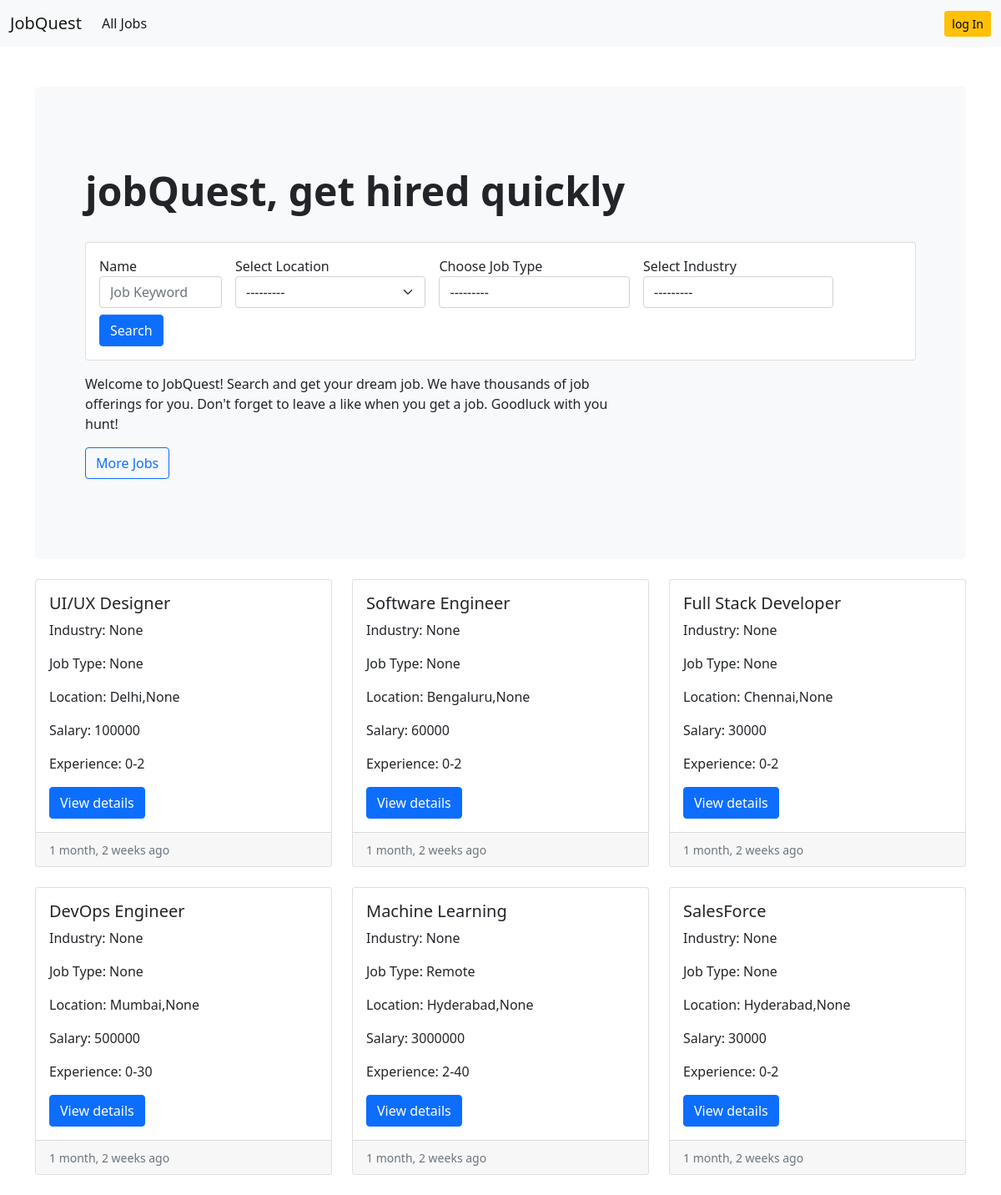
The page / on the database its author committed.
### job/models.py (models this page shows, shortened)
class Job(models.Model):
    job_type_choices=(
        ('Remote','Remote'),
        ('Onsite','Onsite'),
        ('Hybrid','Hybrid')
    )
    user = models.ForeignKey(User,on_delete=models.CASCADE)
    company = models.ForeignKey(Company, on_delete=models.CASCADE)
    title = models.CharField(max_length=100)
    city = models.CharField(max_length=100)
    salary = models.PositiveIntegerField(default=30000)
    min_experience = models.PositiveIntegerField(default=0)
    max_experience = models.PositiveIntegerField(default=2)
    requirements = models.TextField()   # skills
    skills = models.TextField()
    is_available = models.BooleanField(default=True)
    timestamp = models.DateTimeField(auto_now_add=True)
    industry = models.ForeignKey(Industry, on_delete=models.DO_NOTHING, null=True, blank = True)
    state = models.ForeignKey(State, on_delete=models.DO_NOTHING, null=True, blank=True)
    job_type = models.CharField(max_length=20, choices = job_type_choices, null = True, blank =True)

### website/views.py (the view)
# urls.py: 2. Add a URL to urlpatterns:  path('', views.home, name='home')
def home(request):
    filter = Jobfilter(request.GET, queryset=Job.objects.filter(is_available=True).order_by('-timestamp'))
    context = {'filter':filter}
    return render(request, 'website/home.html', context)

### job/models.py (called while the page is built)
    def __str__(self):
        return self.name

    def __str__(self):
        return self.name

### templates/website/home.html
{% extends 'base.html' %}
{% load humanize %}
{% load widget_tweaks %}
{% block content %}
<section>
    <div class="p-5 mb-4 bg-light rounded-3">
        <div class="container-fluid py-5">
            <h2 class="display-5 fw-bold">jobQuest, get hired quickly</h2> <br>
            <div class="card">
                <div class="card-body">
                    <form class="row gy-2 gx-3 align-items-center" method="GET">
                        <div class="col-sm-2">
                            <label for="autoSizingInput">Name</label>
                            {% render_field filter.form.title class="form-control" id="autoSizingInput" placeholder="Job Keyword" %}
                        </div>
                        <div class="col-sm-3">
                            <label  for="autoSizingSelect">Select Location</label>
                            {% render_field filter.form.state class="form-select"%}
                        </div>
                        <div class="col-sm-3">
                            <label  for="autoSizingSelect">Choose Job Type</label>
                            {% render_field filter.form.job_type class="form-control"%}
                        </div>
                        <div class="col-sm-3">
                            <label for="autoSizingSelect">Select Industry</label>
                            {% render_field filter.form.industry class="form-control" %}
                        </div>
                        <div class="col-auto">
                            <button typr="submit" class="btn btn-primary">Search</button>
                        </div>
                    </form>
                </div>
            </div>
            <p class="col-md-8 fs-6 mt-3">
                Welcome to JobQuest! Search and get your dream job. We have thousands of job offerings for you.
                Don't forget to leave a like when you get a job. Goodluck with you
                hunt!
            </p>
            <button class="btn btn-outline-primary" type="button" onclick="window.location.href='{% url 'job-listing' %}'">More Jobs </button>
        </div>
    </div>
</section>
<div class="row row-cols-1 row-cols-md-3 g-4">
    {% for job in filter.qs %}
    <div class="col">
        <div class="card h-100">
            <div class="card-body">
                <h5 class="card-title">{{job.title}}</h5>
                <p class="card-text">Industry: {{job.industry}}</p>
                <p class="card-text">Job Type: {{job.job_type}}</p>
                <p class="card-text">Location: {{job.city}},{{job.state}}</p>
                <p class="card-text">Salary: {{job.salary}}</p>
                <p class="card-text">Experience: {{job.min_experience}}-{{job.max_experience}}</p>
                <a href="{% url 'login'  %}" class="btn btn-primary btn">View details</a>
            </div>
            <div class="card-footer">
                <small class="text-muted">{{job.timestamp|naturaltime}}</small>
            </div>
        </div>
    </div>
    {% endfor %}
</div> <br>
{% endblock content %}

### rows shown on the page
Job: title "UI/UX Designer", industry "None", job_type "None", city "Delhi", state "None", salary "100000", min_experience "0", max_experience "2", timestamp "1 month, 2 weeks ago"
Job: title "Software Engineer", industry "None", job_type "None", city "Bengaluru", state "None", salary "60000", min_experience "0", max_experience "2", timestamp "1 month, 2 weeks ago"
Job: title "Full Stack Developer", industry "None", job_type "None", city "Chennai", state "None", salary "30000", min_experience "0", max_experience "2", timestamp "1 month, 2 weeks ago"
Job: title "DevOps Engineer", industry "None", job_type "None", city "Mumbai", state "None", salary "500000", min_experience "0", max_experience "30", timestamp "1 month, 2 weeks ago"
Job: title "Machine Learning", industry "None", job_type "Remote", city "Hyderabad", state "None", salary "3000000", min_experience "2", max_experience "40", timestamp "1 month, 2 weeks ago"
Job: title "SalesForce", industry "None", job_type "None", city "Hyderabad", state "None", salary "30000", min_experience "0", max_experience "2", timestamp "1 month, 2 weeks ago"
